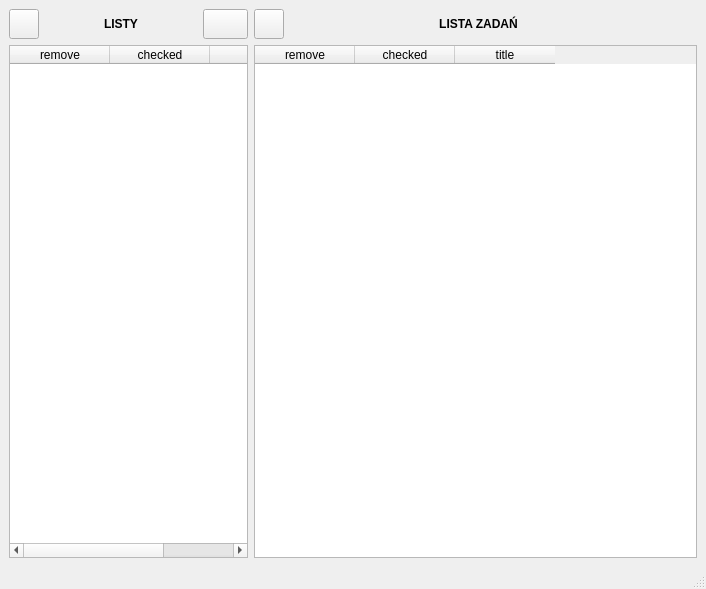
<?xml version="1.0" encoding="UTF-8"?>
<ui version="4.0">
 <class>mainWindow</class>
 <widget class="QMainWindow" name="mainWindow">
  <property name="geometry">
   <rect>
    <x>0</x>
    <y>0</y>
    <width>706</width>
    <height>589</height>
   </rect>
  </property>
  <property name="sizePolicy">
   <sizepolicy hsizetype="MinimumExpanding" vsizetype="MinimumExpanding">
    <horstretch>0</horstretch>
    <verstretch>0</verstretch>
   </sizepolicy>
  </property>
  <property name="windowTitle">
   <string>Terminator</string>
  </property>
  <property name="windowIcon">
   <iconset resource="../../Terminator_client.qrc">
    <normaloff>:/Terminator_client/src/img/logo.ico</normaloff>:/Terminator_client/src/img/logo.ico</iconset>
  </property>
  <widget class="QWidget" name="centralwidget">
   <property name="layoutDirection">
    <enum>Qt::LeftToRight</enum>
   </property>
   <layout class="QGridLayout" name="gridLayout" columnstretch="70,130">
    <item row="0" column="1">
     <layout class="QVBoxLayout" name="verticalLayout_2">
      <item>
       <layout class="QHBoxLayout" name="horizontalLayout_tasks">
        <property name="rightMargin">
         <number>30</number>
        </property>
        <item>
         <widget class="QPushButton" name="pushButton_addTask">
          <property name="minimumSize">
           <size>
            <width>30</width>
            <height>30</height>
           </size>
          </property>
          <property name="maximumSize">
           <size>
            <width>30</width>
            <height>30</height>
           </size>
          </property>
          <property name="text">
           <string/>
          </property>
         </widget>
        </item>
        <item>
         <widget class="QLabel" name="label_task">
          <property name="font">
           <font>
            <bold>true</bold>
           </font>
          </property>
          <property name="text">
           <string>LISTA ZADAŃ</string>
          </property>
          <property name="alignment">
           <set>Qt::AlignCenter</set>
          </property>
          <property name="margin">
           <number>0</number>
          </property>
         </widget>
        </item>
       </layout>
      </item>
      <item>
       <widget class="QTableWidget" name="tableWidget_tasks">
        <column>
         <property name="text">
          <string>remove</string>
         </property>
        </column>
        <column>
         <property name="text">
          <string>checked</string>
         </property>
        </column>
        <column>
         <property name="text">
          <string>title</string>
         </property>
        </column>
       </widget>
      </item>
     </layout>
    </item>
    <item row="0" column="0">
     <layout class="QVBoxLayout" name="verticalLayout">
      <item>
       <layout class="QHBoxLayout" name="horizontalLayout_lists">
        <item>
         <widget class="QPushButton" name="pushButton_addLists">
          <property name="minimumSize">
           <size>
            <width>30</width>
            <height>30</height>
           </size>
          </property>
          <property name="maximumSize">
           <size>
            <width>30</width>
            <height>30</height>
           </size>
          </property>
          <property name="text">
           <string/>
          </property>
         </widget>
        </item>
        <item>
         <widget class="QLabel" name="label_lists">
          <property name="font">
           <font>
            <bold>true</bold>
           </font>
          </property>
          <property name="text">
           <string>LISTY</string>
          </property>
          <property name="alignment">
           <set>Qt::AlignCenter</set>
          </property>
         </widget>
        </item>
        <item>
         <widget class="QPushButton" name="pushButton_sendLists">
          <property name="sizePolicy">
           <sizepolicy hsizetype="Fixed" vsizetype="Fixed">
            <horstretch>0</horstretch>
            <verstretch>0</verstretch>
           </sizepolicy>
          </property>
          <property name="minimumSize">
           <size>
            <width>30</width>
            <height>30</height>
           </size>
          </property>
          <property name="maximumSize">
           <size>
            <width>45</width>
            <height>30</height>
           </size>
          </property>
          <property name="text">
           <string/>
          </property>
         </widget>
        </item>
       </layout>
      </item>
      <item>
       <widget class="QTableWidget" name="tableWidget_lists">
        <column>
         <property name="text">
          <string>remove</string>
         </property>
        </column>
        <column>
         <property name="text">
          <string>checked</string>
         </property>
        </column>
        <column>
         <property name="text">
          <string>title</string>
         </property>
        </column>
       </widget>
      </item>
     </layout>
    </item>
   </layout>
  </widget>
  <widget class="QMenuBar" name="menubar">
   <property name="geometry">
    <rect>
     <x>0</x>
     <y>0</y>
     <width>706</width>
     <height>22</height>
    </rect>
   </property>
  </widget>
  <widget class="QStatusBar" name="statusbar"/>
 </widget>
 <resources>
  <include location="../../Terminator_client.qrc"/>
 </resources>
 <connections/>
</ui>
